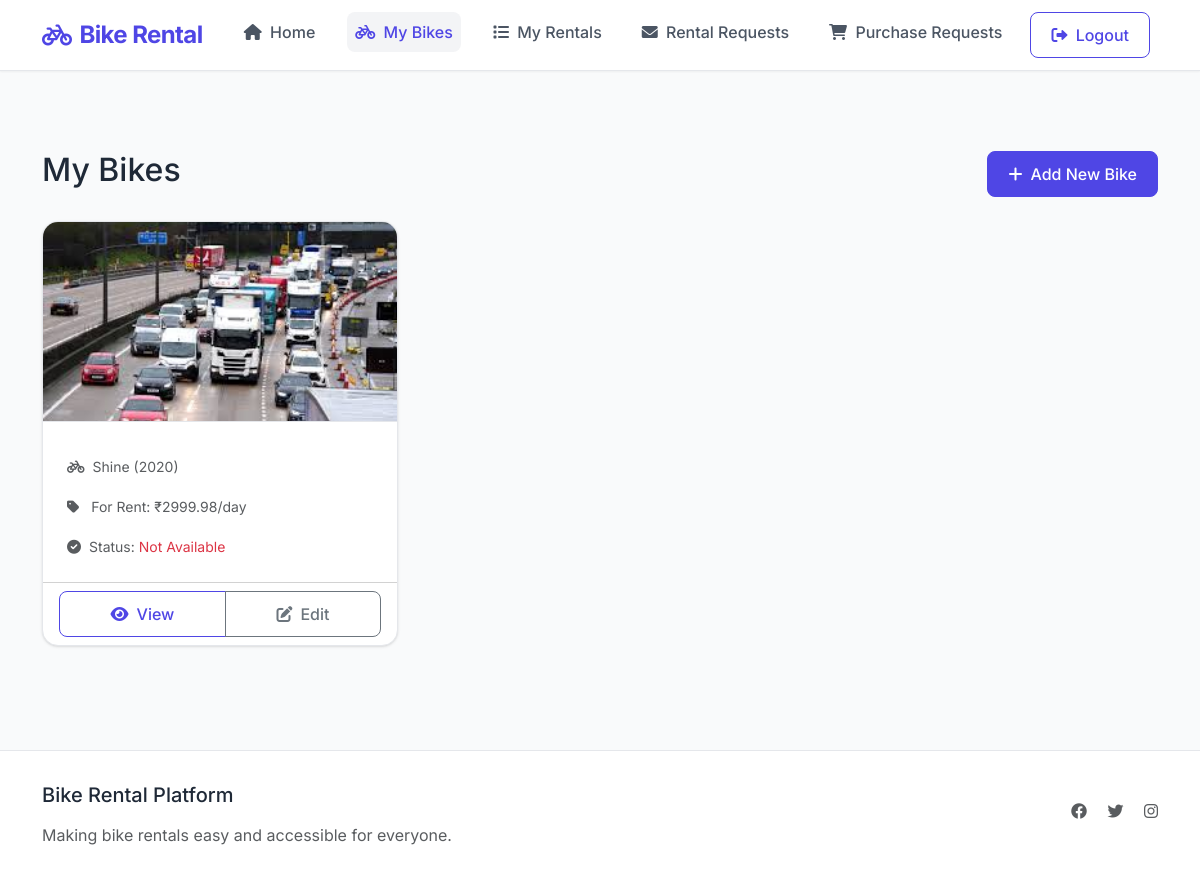
/bikes/my-bikes (signed in), run on the app's committed database.
### app.py (models this page shows)
class Bike(db.Model):
    id = db.Column(db.Integer, primary_key=True)
    created_at = db.Column(db.DateTime, default=datetime.utcnow)
    brand = db.Column(db.String(50), nullable=False)
    model = db.Column(db.String(100), nullable=False)
    year = db.Column(db.Integer, nullable=False)
    engine_cc = db.Column(db.Integer, nullable=False)
    km_driven = db.Column(db.Integer, nullable=False)
    mileage = db.Column(db.Float, nullable=False)
    condition = db.Column(db.String(50), nullable=False)
    description = db.Column(db.Text, nullable=False)
    owner_id = db.Column(db.Integer, db.ForeignKey('user.id'), nullable=False)
    is_available = db.Column(db.Boolean, default=True)
    listing_type = db.Column(db.String(10), nullable=False)  # 'rent' or 'sale'
    price_per_day = db.Column(db.Float, nullable=True)
    sale_price = db.Column(db.Float, nullable=True)
    image_url_1 = db.Column(db.String(200))
    image_url_2 = db.Column(db.String(200))
    image_url_3 = db.Column(db.String(200))
    rentals = db.relationship('Rental', backref='bike', lazy=True)
    rental_requests = db.relationship('RentalRequest', backref='bike', lazy=True)
    bike_purchases = db.relationship('Purchase', backref=db.backref('bike_details', lazy=True))

### app.py (the view)
@app.route('/bikes/my-bikes')
@login_required
def my_bikes():
    user = User.query.get(session.get('user_id'))
    if not user:
        flash('Please login first', 'danger')
        return redirect(url_for('login'))
    return render_template('my_bikes.html', bikes=user.owned_bikes)

### app.py (called while the page is built)
def login_required(f):
    @wraps(f)
    def decorated_function(*args, **kwargs):
        if not session.get('user_id'):
            flash('Please login first')
            return redirect(url_for('login'))
        return f(*args, **kwargs)
    return decorated_function

@app.context_processor
def utility_processor():
    def get_pending_requests_count():
        if not session.get('user_id'):
            return 0
        return RentalRequest.query.join(Bike).filter(
            Bike.owner_id == session['user_id'],
            RentalRequest.status == 'pending'
        ).count()
    return dict(pending_requests_count=get_pending_requests_count())

### templates/my_bikes.html (shortened to what this page needs)
{% extends "base.html" %}
{% block content %}
<div class="container py-4">
    <div class="d-flex justify-content-between align-items-center mb-4">
        <h2>My Bikes</h2>
        <a href="{{ url_for('add_bike') }}" class="btn btn-primary">
            <i class="fas fa-plus me-2"></i>Add New Bike
        </a>
    </div>
    {% if bikes %}
    <div class="row row-cols-1 row-cols-md-2 row-cols-lg-3 g-4">
        {% for bike in bikes %}
        <div class="col">
            <div class="card h-100">
                {% if bike.image_url_1 %}
                <img src="../static/{{ bike.image_url_1 }}"
                     class="card-img-top" alt="{{ bike.name }}" style="height: 200px; object-fit: cover;">
                {% endif %}
                <div class="card-body">
                    <p class="card-text">
                        <small class="text-muted">
                            <i class="fas fa-bicycle me-2"></i>{{ bike.model }} ({{ bike.year }})
                        </small>
                    </p>
                    <p class="card-text">
                        <small class="text-muted">
                            <i class="fas fa-tag me-2"></i>
                            {% if bike.listing_type == 'rent' %}
                                For Rent: ₹{{ "%.2f"|format(bike.price_per_day) }}/day
                            {% else %}
                                For Sale: ₹{{ "%.2f"|format(bike.sale_price) }}
                            {% endif %}
                        </small>
                    </p>
                    <p class="card-text">
                        <small class="text-muted">
                            <i class="fas fa-check-circle me-2"></i>Status:
                            {% if bike.is_available %}
                                <span class="text-success">Available</span>
                            {% else %}
                                <span class="text-danger">Not Available</span>
                            {% endif %}
                        </small>
                    </p>
                </div>
                <div class="card-footer bg-transparent">
                    <div class="btn-group w-100">
                        <a href="{{ url_for('view_bike', bike_id=bike.id) }}" class="btn btn-outline-primary">
                            <i class="fas fa-eye me-2"></i>View
                        </a>
                        <a href="{{ url_for('edit_bike', bike_id=bike.id) }}" class="btn btn-outline-secondary">
                            <i class="fas fa-edit me-2"></i>Edit
                        </a>
                    </div>
                </div>
            </div>
        </div>
        {% endfor %}
    </div>
    {% else %}
    <div class="alert alert-info">
        <i class="fas fa-info-circle me-2"></i>You haven't listed any bikes yet.
        <a href="{{ url_for('add_bike') }}" class="alert-link">Add your first bike!</a>
    </div>
    {% endif %}
</div>
{% endblock %}

### data on the page
Bike: model "Shine", year "2020", price_per_day "2999.98", is_available "Not Available"
